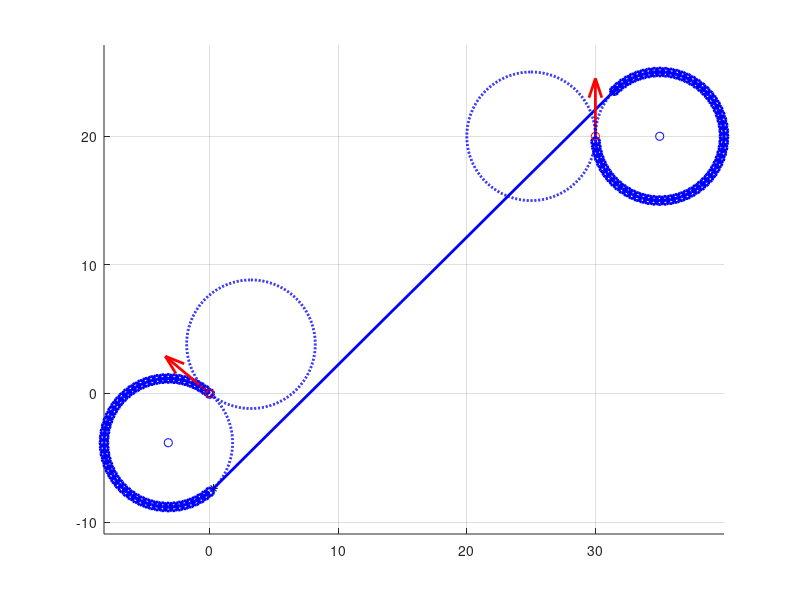

The MATLAB script that drew this image:
clc
clear
% rsl/lsr 可以优化一下计算过程


Pi = [0,0]; %initial pos.
Pf = [20,30]; %final pos.
psii = -50/57.3; %initial psi
psif = 0/57.3; %final psi.
rho = 5;
dt = 5/57.3; 

cri = Pi + rho * [-sin(psii), cos(psii)]; % right turn center of initial pos.
cli = Pi + rho * [sin(psii), -cos(psii)];

crf = Pf + rho * [-sin(psif), cos(psif)];
clf = Pf + rho * [sin(psif), -cos(psif)]; % left turn center of final pos.


pcir = cri + rho .* [cos([0:0.01:2*pi])', sin([0:0.01:2*pi])']; % four circle
pcfr = crf + rho .* [cos([0:0.01:2*pi])', sin([0:0.01:2*pi])'];
pcil = cli + rho .* [cos([0:0.01:2*pi])', sin([0:0.01:2*pi])'];
pcfl = clf + rho .* [cos([0:0.01:2*pi])', sin([0:0.01:2*pi])'];


%% rsr
ps_rr = -cri + crf; % vector of stright path
psi_s = atan2(ps_rr(2), ps_rr(1));
angle = -pi/2 + psi_s;

pis_r = cri + rho * [cos(angle), sin(angle)];
psf_r = crf + rho * [cos(angle), sin(angle)];

theta_i = 0:dt:mod(psi_s-psii,2*pi);
theta_f = 0:dt:mod(psif-psi_s,2*pi);

pic_r = cri + rho .* [cos(-pi/2+theta_i + psii)', sin(-pi/2+theta_i + psii)'];
pfc_r = crf + rho .* [cos(-pi/2+theta_f + psi_s)', sin(-pi/2+theta_f + psi_s)'];




%% lsl
ps_ll = -cli + clf; % vector of stright path
psi_s = atan2(ps_ll(2), ps_ll(1));
angle = -pi/2 + psi_s;

pis_l = cli + rho * [-cos(angle), -sin(angle)];
psf_l = clf + rho * [-cos(angle), -sin(angle)];

theta_i = 0:-dt:-mod(psii - psi_s,2*pi);
theta_f = 0:-dt:-mod(psi_s - psif,2*pi);

pic_l = cli + rho .* [-cos(-pi/2+theta_i + psii)', -sin(-pi/2+theta_i + psii)'];
pfc_l = clf + rho .* [-cos(-pi/2+theta_f + psi_s)', -sin(-pi/2+theta_f + psi_s)'];


%% rsl
ps_rl =  -cri + clf; % vector of stright path
dangle = asin(rho/norm(ps_rl)*2);
psi_s = atan2(ps_rl(2), ps_rl(1)) + dangle;
angle = -pi/2 + psi_s;

pis_r = cri + rho * [cos(angle), sin(angle)];
psf_l = clf + rho * [-cos(angle), -sin(angle)];

theta_i = 0:dt:mod(psi_s-psii,2*pi);
theta_f = 0:-dt:-mod(psi_s - psif,2*pi);

pic_r = cri + rho .* [cos(-pi/2+theta_i + psii)', sin(-pi/2+theta_i + psii)'];
pfc_l = clf + rho .* [-cos(-pi/2+theta_f + psi_s)', -sin(-pi/2+theta_f + psi_s)'];


%% lsr
ps_lr =  -cli + crf; % vector of stright path
dangle = asin(rho/norm(ps_lr)*2);
psi_s = atan2(ps_lr(2), ps_lr(1)) - dangle;
angle = -pi/2 + psi_s;

pis_l = cli + rho * [-cos(angle), -sin(angle)];
psf_r = crf + rho * [cos(angle), sin(angle)];

theta_i = 0:-dt:-mod(psii - psi_s,2*pi);
theta_f = 0:dt:mod(psif-psi_s,2*pi);

pic_l = cli + rho .* [-cos(-pi/2+theta_i + psii)', -sin(-pi/2+theta_i + psii)'];
pfc_r = crf + rho .* [cos(-pi/2+theta_f + psi_s)', sin(-pi/2+theta_f + psi_s)'];


%% plot
figure;hold on;grid on;
% rsr
% plot(cri(2), cri(1), 'bo');
% plot(crf(2), crf(1), 'bo');
% plot(pis_rr(2), pis_rr(1), 'k*');
% plot(psf_rr(2), psf_rr(1), 'k*');
% plot([pis_rr(2), psf_rr(2)], [pis_rr(1), psf_rr(1)], '-b','linewidth',2);
% plot(pic_rr(:,2), pic_rr(:,1), '-b','linewidth',2);
% plot(pfc_rr(:,2), pfc_rr(:,1), '-b','linewidth',2);

% lsl
% plot(cli(2), cli(1), 'bo');
% plot(clf(2), clf(1), 'bo');
% plot(pis_ll(2), pis_ll(1), 'k*');
% plot(psf_ll(2), psf_ll(1), 'k*');
% plot([pis_ll(2), psf_ll(2)], [pis_ll(1), psf_ll(1)], '-b','linewidth',2);
% plot(pic_ll(:,2), pic_ll(:,1), '-b','linewidth',2);
% plot(pfc_ll(:,2), pfc_ll(:,1), '-b','linewidth',2);

% rsl
% plot(cri(2), cri(1), 'bo');
% plot(clf(2), clf(1), 'bo');
% plot(pis_rr(2), pis_rr(1), 'k*');
% plot(psf_ll(2), psf_ll(1), 'k*');
% plot([pis_rr(2), psf_ll(2)], [pis_rr(1), psf_ll(1)], '-b','linewidth',2);
% plot(pic_rr(:,2), pic_rr(:,1), '-b','linewidth',2);
% plot(pfc_ll(:,2), pfc_ll(:,1), '-b','linewidth',2);

% lsr
plot(cli(2), cli(1), 'bo');
plot(crf(2), crf(1), 'bo');
plot(pis_l(2), pis_l(1), 'k*');
plot(psf_r(2), psf_r(1), 'k*');
plot([pis_l(2), psf_r(2)], [pis_l(1), psf_r(1)], '-b','linewidth',2);
plot(pic_l(:,2), pic_l(:,1), '-bo','linewidth',2);
plot(pfc_r(:,2), pfc_r(:,1), '-bo','linewidth',2);


plot(Pi(2), Pi(1), 'ro');
plot(Pf(2), Pf(1), 'ro');
quiver(Pi(2),Pi(1),rho*sin(psii),rho*cos(psii),'r','linewidth',2);
quiver(Pf(2),Pf(1),rho*sin(psif),rho*cos(psif),'r','linewidth',2);
plot(pcir(:,2), pcir(:,1), ':b','linewidth',2);
plot(pcfr(:,2), pcfr(:,1), ':b','linewidth',2);
plot(pcil(:,2), pcil(:,1), ':b','linewidth',2);
plot(pcfl(:,2), pcfl(:,1), ':b','linewidth',2);
axis equal;


